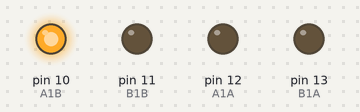
Recording of a sketch running on a simulated Arduino Uno, built with avr-gcc and run on an emulated ATmega328P. On the bench: output pins drawn as LEDs (lit = HIGH).

Above: at 3.1 s.
At 9.1 s:
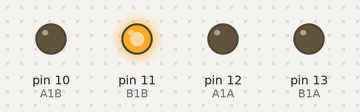
At 11.1 s:
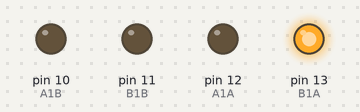
At 20.1 s:
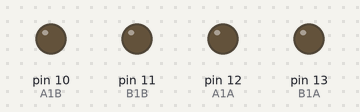
At 27.1 s:
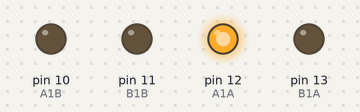
At 37.1 s:
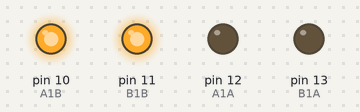
Timing chart, 0 to 40.0 s (numbered marks = the images above):
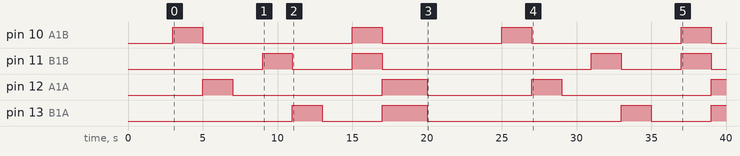

The sketch:

segunda.prova.lop.ino
```cpp
/*

Aluno: Wallace Cauã Nascimento Dos Santos
Turma 2B
LINK do video exoplicativo do codigo e seu funcionamento:
https://youtu.be/2To-vOw2hrw

*/


const int A1A = 12;
const int A1B = 10;

const int B1A = 13;
const int B1B = 11;

void setup() {
  pinMode(A1A,OUTPUT);
  pinMode(A1B,OUTPUT);
  pinMode(B1A,OUTPUT);
  pinMode(B1B,OUTPUT);
  delay(3000);
}

void loop() {

  motorA('D');      // liga o motor A para a direita por 2 segundos.
  delay(2000);

   motorA('E');     // liga o motor A para a esquerda por 2 segundos.
  delay(2000);

  motorA('P');      // desliga o motor A.
  delay(2000);

  motorB('D');      // liga o motor b para a direita.
  delay(2000);      // por 2 segundos.

   motorB('E');     // liga o motor b para a esquerda.
  delay(2000);      // por 2 segundos.

  motorB('P');      // desliga o motor b.
  delay(2000);

  motorA('D');      // liga o motor a para a direita.
  motorB('D');      // liga o motor B para a direita.
  delay(2000);      // por 2 segundos ambos.

  motorA('E');      // liga o motor A para a esquerda.
  motorB('E');      // liga o motor B para a esquerda.
  delay(3000);      // por 3 segundos ambos.

  motorA('P');      // desliga o motor A.
  motorB('P');      // desliga o motor B.
  delay(5000);      // por 5 segundos ambos.
}

void motorA(char d){
  /*
  definiçao das funçoes do motor A
  D = direita
  E = esquerda
 */

  if(d =='D'){
    digitalWrite(A1A,LOW);
    digitalWrite(A1B,HIGH);
  }
  else if (d =='E'){
    digitalWrite(A1A,HIGH);
    digitalWrite(A1B,LOW);
  }
  else{
    digitalWrite(A1A,LOW);
    digitalWrite(A1B,LOW);
  }
}

void motorB(char d){
  /*
   definiçao das funçoes do motor B
  D = direita
  E = esquerda
 */

    if(d =='D'){
      digitalWrite(B1A,LOW);
      digitalWrite(B1B,HIGH);
    }
    else if(d =='E'){
      digitalWrite(B1A,HIGH);
      digitalWrite(B1B,LOW);
    }
    else{
      digitalWrite(B1A,LOW);
      digitalWrite(B1B,LOW);
    }
}
```

Measured:
- by itself, pin 10 (A1B): LOW → HIGH at 3.0 s, → LOW 2.0 s later, → HIGH 10.0 s later, → LOW 2.0 s later, … (8 changes in this stretch)
- by itself, pin 11 (B1B): LOW → HIGH at 9.0 s, → LOW 2.0 s later, → HIGH 4.0 s later, → LOW 2.0 s later, … (8 changes in this stretch)
- by itself, pin 12 (A1A): goes HIGH 2.0 s, LOW 10.0 s, HIGH 3.0 s, LOW 7.0 s, HIGH 2.0 s, LOW 10.0 s, then HIGH
- by itself, pin 13 (B1A): goes HIGH 2.0 s, LOW 4.0 s, HIGH 3.0 s, LOW 13.0 s, HIGH 2.0 s, LOW 4.0 s, then HIGH
